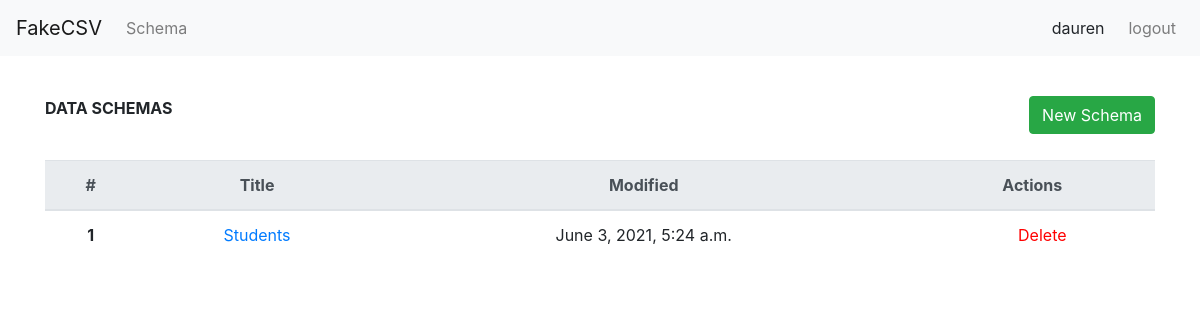
The page /data-schemas (signed in) on the database its author committed.
### generator_service/models.py (models this page shows, shortened)
class TblSchemaBasicInfo(models.Model):
    schema_name = models.CharField(max_length=20, null=True)
    column_separator = models.CharField(max_length=15,choices=SEPARATOR_CHOICES,default=";")
    string_character = models.CharField(max_length=15,choices=STRING_CHARACTER_CHOICES,default="'")
    creator = models.ForeignKey(User, on_delete = models.CASCADE, null=True)
    updated_time = models.DateTimeField(auto_now_add=False, auto_now=True)
    created_time = models.DateTimeField(auto_now_add=True, auto_now=False)
    class Meta:
        db_table = "mdl_schema_basic_info"
        verbose_name = 'Структура файла'
        verbose_name_plural = 'Структура файлы'

### generator_service/views.py (the view)
# urls.py: path('data-schemas',views.data_schemas_views,name="data_schemas_views"),
@login_required(login_url='/users/login/')
def data_schemas_views(request):
    context = {}
    req_user = request.user
    query = models.TblSchemaBasicInfo.objects.filter(creator=req_user)
    context['request_user'] = req_user
    context['query'] = query
    return render(request, "generator_service/data_schemas.html", context=context)

### templates/generator_service/data_schemas.html (shortened to what this page needs)
{% extends "base.html" %}
{% load static %}
{% block content %}
    <div class="container">
        <div class="schema-header">
            <span><b>DATA SCHEMAS</b> </span>
            <a class="new-schema-button" href="{% url 'new_schema_views' %}">
                <button type="button" class="btn btn-success">New Schema</button>
            </a>
        </div>
        <table class="table">
            <thead class="thead-light">
            <tr>
                <th scope="col">#</th>
                <th scope="col">Title</th>
                <th scope="col">Modified</th>
                <th scope="col">Actions</th>
            </tr>
            </thead>
            <tbody>
            {% for item in query %}
                <tr>
                    <th scope="row">{{ forloop.counter }}</th>
                    <td><a href="/data-sets/{{ item.id }}">{{ item.schema_name }}</a></td>
                    <td>{{ item.updated_time }}</td>
                    <td>
                        <a class="delete-link" href="{% url 'delete_schema_views' item.id %}">Delete</a>
                    </td>
                </tr>
            {% endfor %}
            </tbody>
        </table>
    </div>
{% endblock %}

### templates/base.html (shortened to what this page needs)
{% load static %}
<!DOCTYPE html>
<html lang="en">
<head>
    <link rel="stylesheet" href="https://maxcdn.bootstrapcdn.com/bootstrap/4.0.0/css/bootstrap.min.css"
>
    <link rel="stylesheet" type="text/css" href="{% static 'css/main.css' %}">
</head>
<body>
<header>
    <nav class="navbar navbar-expand-lg navbar-light bg-light">
        <a class="navbar-brand" href="#">FakeCSV</a>
        <div class="collapse navbar-collapse" id="navbarText">
            <ul class="navbar-nav mr-auto">
                <li class="nav-item">
                    <a class="nav-link" href="{% url 'data_schemas_views' %}">Schema</a>
                </li>
            </ul>
            <span class="navbar">
              {{ user.username }}
            </span>
            <ul class="navbar-nav">
                <li class="nav-item">
                    <a class="nav-link" href="{% url 'logout_user' %}">logout</a>
                </li>
            </ul>
        </div>
    </nav>
</header>
<div>
    {% block content %}
    {% endblock content %}
</div>
</body>
</html>

### static/css/main.css (style rules this page uses)
body { height: 100%; }
.new-schema-button { float: right; }
.schema-header { padding-top: 40px; padding-bottom: 40px; }
.delete-link { color: red; margin-left: 20px; }
.table { text-align: center; }

### rows shown on the page
TblSchemaBasicInfo: schema_name "Students", updated_time "June 3, 2021, 5:24 a.m."

### other values the page prints
{{ user.username }} "dauren"
